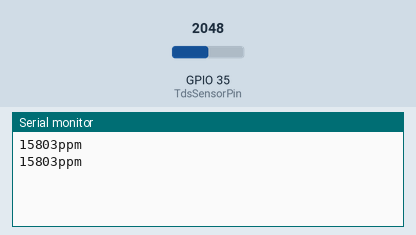
Recording of a sketch running on a simulated ESP32. Shown: the last lines printed to the serial monitor. The test bench sets the inputs (shaded band); at power-on: GPIO 35 (TdsSensorPin) = 2048.

Above: at 1.8 s.
1.9 s: GPIO 35 (TdsSensorPin) set to 2866
At 2.8 s:
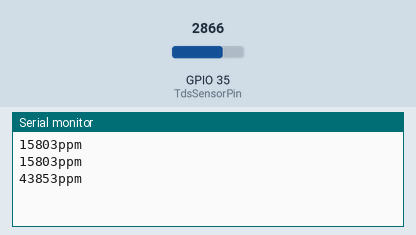
3.4 s: GPIO 35 (TdsSensorPin) set to 3603
At 4.4 s:
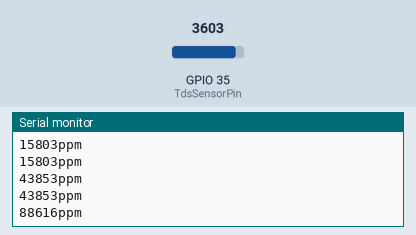
Timing chart, 0 to 6.4 s (numbered marks = the images above; inputs shaded):
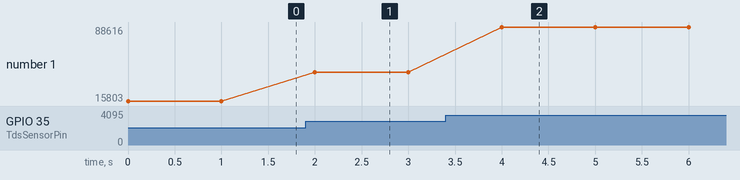

Measured:
- after the input at 1.9 s, the serial monitor: prints a new line after 0.10 s (image 1)
- after the input at 3.4 s, the serial monitor: prints a new line after 0.60 s (image 2)
- plotted number 1: 15803 → 43853 after the input at 1.9 s, 43853 → 88616 after the input at 3.4 s

The sketch:

TDS_TEST.ino
```cpp
#include <EEPROM.h>
#include "GravityTDS.h"

#define TdsSensorPin 35
GravityTDS gravityTds;

float temperature = 27,tdsValue = 0;

void setup()
{
  pinMode(35,INPUT);
    Serial.begin(115200);
    gravityTds.setPin(TdsSensorPin);
    gravityTds.setAref(3.3);  //reference voltage on ADC, default 5.0V on Arduino UNO
    gravityTds.setAdcRange(1024);  //1024 for 10bit ADC;4096 for 12bit ADC
    gravityTds.begin();  //initialization
}

void loop()
{
    //temperature = readTemperature();  //add your temperature sensor and read it
    gravityTds.setTemperature(temperature);  // set the temperature and execute temperature compensation
    gravityTds.update();  //sample and calculate
    tdsValue = gravityTds.getTdsValue();  // then get the value
    Serial.print(tdsValue,0);
    Serial.println("ppm");
    delay(1000);
}
```
